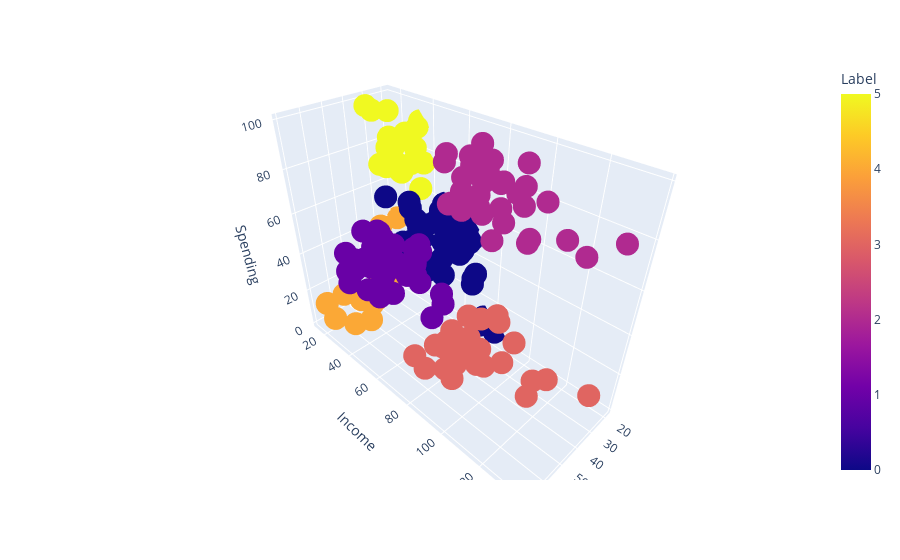

Here is the notebook cell this chart was saved with:
### Markdown cell above
### Plot a 3d graph with plotly

### Code cell
import plotly.express as px
px.scatter_3d(data_frame=X, x='Age', y='Income',z='Spending',color='Label')

### Figure 1 — Plotly figure (JSON) as saved in the notebook; plotly's stock layout.template omitted (floating-point values rounded to 4 significant figures; data arrays with more than 128 entries replaced by an {"elided": "..."} marker saying what was removed)
{"data": [{"hovertemplate": "Age=%{x}<br>Income=%{y}<br>Spending=%{z}<br>Label=%{marker.color}<extra></extra>", "legendgroup": "", "marker": {"color": {"elided": "200 int values"}, "coloraxis": "coloraxis", "symbol": "circle"}, "mode": "markers", "name": "", "scene": "scene", "showlegend": false, "type": "scatter3d", "x": {"elided": "200 int values"}, "y": {"elided": "200 int values"}, "z": {"elided": "200 int values"}}], "layout": {"coloraxis": {"colorbar": {"title": {"text": "Label"}}, "colorscale": [[0, "#0d0887"], [0.1111, "#46039f"], [0.2222, "#7201a8"], [0.3333, "#9c179e"], [0.4444, "#bd3786"], [0.5556, "#d8576b"], [0.6667, "#ed7953"], [0.7778, "#fb9f3a"], [0.8889, "#fdca26"], [1, "#f0f921"]]}, "legend": {"tracegroupgap": 0}, "margin": {"t": 60}, "scene": {"domain": {"x": [0, 1], "y": [0, 1]}, "xaxis": {"title": {"text": "Age"}}, "yaxis": {"title": {"text": "Income"}}, "zaxis": {"title": {"text": "Spending"}}}}}
